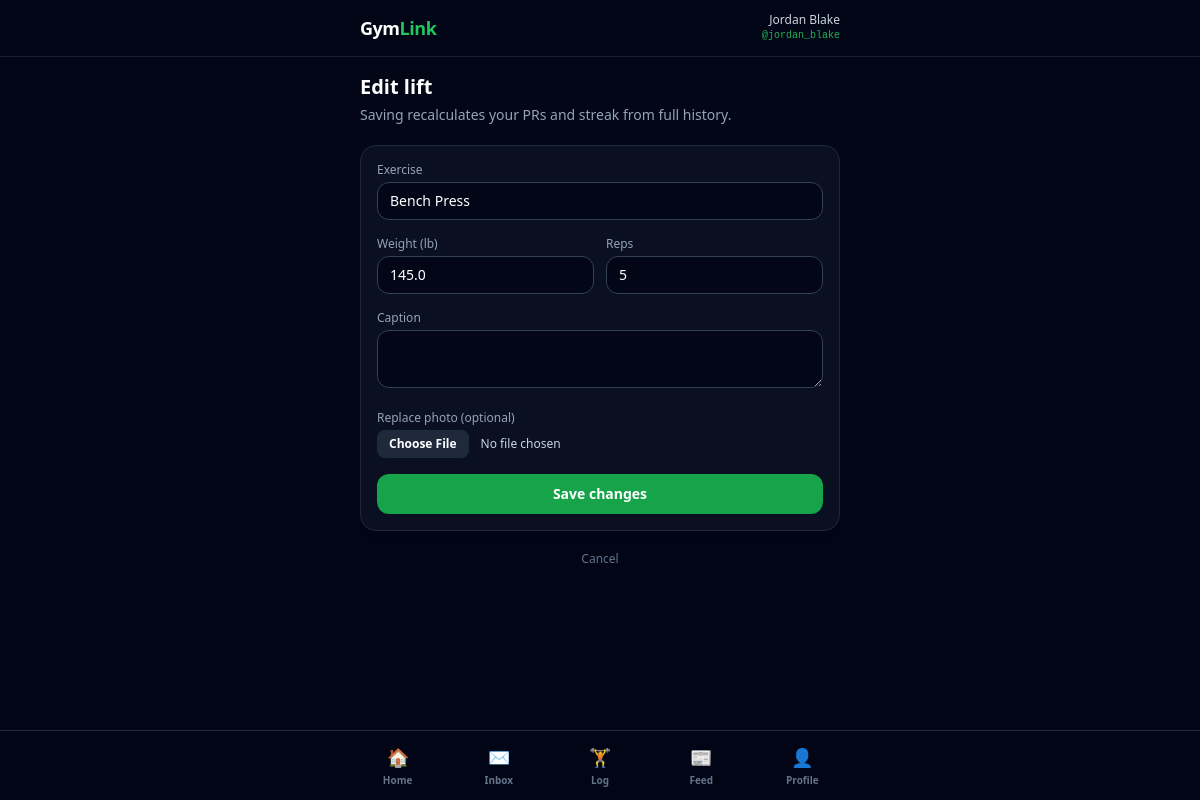
/workouts/1/edit (signed in), run on the app's committed database.
### models.py (models this page shows, shortened)
class User(UserMixin, db.Model):
    __tablename__ = "users"
    id = db.Column(db.Integer, primary_key=True)
    name = db.Column(db.String(120), nullable=False)
    username = db.Column(db.String(80), unique=True, nullable=False, index=True)
    email = db.Column(db.String(255), unique=True, nullable=False, index=True)
    password_hash = db.Column(db.String(255), nullable=False)
    photo_url = db.Column(db.String(512), nullable=True)
    workout_style = db.Column(db.String(64), nullable=True)
    goals = db.Column(db.String(512), nullable=True)
    school = db.Column(db.String(200), nullable=True, index=True)
    school_email = db.Column(db.String(255), nullable=True, index=True)
    workout_split = db.Column(db.Text, nullable=True)
    home_gym_id = db.Column(db.Integer, db.ForeignKey("gyms.id"), nullable=True, index=True)
    workout_days = db.Column(db.String(64), nullable=True)  # JSON list of weekday ints 0=Mon..6=Sun
    goal_weight_lbs = db.Column(db.Float, nullable=True)
    public_show_streak_stats = db.Column(db.Boolean, nullable=False, default=True)
    public_show_pr_highlights = db.Column(db.Boolean, nullable=False, default=True)
    public_show_profile_fields = db.Column(db.Boolean, nullable=False, default=True)
    home_gym = db.relationship("Gym", foreign_keys=[home_gym_id])
    check_ins = db.relationship("CheckIn", backref="user", lazy="dynamic")
    workouts = db.relationship("Workout", backref="user", lazy="dynamic")
    weight_logs = db.relationship("WeightLog", backref="user", lazy="dynamic")
    goals_rel = db.relationship("Goal", backref="user", lazy="dynamic")
    personal_records = db.relationship("PersonalRecord", backref="user", lazy="dynamic")
    streak_row = db.relationship(
        "Streak",
        backref="user",
        uselist=False,
        lazy="joined",
    )
    swipes_sent = db.relationship(
        "Swipe",
        foreign_keys="Swipe.swiper_id",
        backref="swiper",
        lazy="dynamic",
    )
    swipes_received = db.relationship(
        "Swipe",
        foreign_keys="Swipe.swipee_id",
        backref="swipee",
        lazy="dynamic",
    )

class Workout(db.Model):
    __tablename__ = "workouts"
    id = db.Column(db.Integer, primary_key=True)
    user_id = db.Column(db.Integer, db.ForeignKey("users.id"), nullable=False, index=True)
    exercise_name = db.Column(db.String(120), nullable=False, index=True)
    weight_lbs = db.Column(db.Float, nullable=False)
    reps = db.Column(db.Integer, nullable=False)
    logged_at = db.Column(db.DateTime, default=utcnow, nullable=False)
    caption = db.Column(db.Text, nullable=True)
    photo_path = db.Column(db.String(512), nullable=True)
    is_pr_session = db.Column(db.Boolean, nullable=False, default=False)
    is_rest_day = db.Column(db.Boolean, nullable=False, default=False)

### routes/workouts.py (the view, shortened to what this page needs)
@bp.route("/<int:workout_id>/edit", methods=["GET", "POST"])
@login_required
def edit_workout(workout_id: int):
    w = Workout.query.filter_by(id=workout_id, user_id=current_user.id).first()
    if not w or w.is_rest_day:
        abort(404)
    return render_template("edit_workout.html", workout=w)

### models.py (called while the page is built)
@login_manager.user_loader
def load_user(user_id):
    return db.session.get(User, int(user_id))

### templates/edit_workout.html (shortened to what this page needs)
{% extends "base.html" %}
{% block content %}
<div class="space-y-5">
  <div>
    <h1 class="text-xl font-bold text-white">Edit lift</h1>
    <p class="mt-1 text-sm text-slate-400">Saving recalculates your PRs and streak from full history.</p>
  </div>
  <form method="post" enctype="multipart/form-data" class="space-y-4 rounded-2xl border border-slate-800 bg-slate-900/60 p-4 shadow-xl">
    <div>
      <label class="block text-xs font-medium text-slate-400" for="exercise_name">Exercise</label>
      <input id="exercise_name" name="exercise_name" required maxlength="120" value="{{ workout.exercise_name }}"
        class="mt-1 w-full rounded-xl border border-slate-700 bg-slate-950 px-3 py-2 text-sm text-white outline-none ring-brand-500 focus:border-brand-500 focus:ring-2">
    </div>
    <div class="grid grid-cols-2 gap-3">
      <div>
        <label class="block text-xs font-medium text-slate-400" for="weight_lbs">Weight (lb)</label>
        <input id="weight_lbs" name="weight_lbs" inputmode="decimal" required value="{{ workout.weight_lbs }}"
          class="mt-1 w-full rounded-xl border border-slate-700 bg-slate-950 px-3 py-2 text-sm text-white outline-none ring-brand-500 focus:border-brand-500 focus:ring-2">
      </div>
      <div>
        <label class="block text-xs font-medium text-slate-400" for="reps">Reps</label>
        <input id="reps" name="reps" inputmode="numeric" type="number" min="1" step="1" required value="{{ workout.reps }}"
          class="mt-1 w-full rounded-xl border border-slate-700 bg-slate-950 px-3 py-2 text-sm text-white outline-none ring-brand-500 focus:border-brand-500 focus:ring-2">
      </div>
    </div>
    <div>
      <label class="block text-xs font-medium text-slate-400" for="caption">Caption</label>
      <textarea id="caption" name="caption" rows="2" maxlength="2000"
        class="mt-1 w-full rounded-xl border border-slate-700 bg-slate-950 px-3 py-2 text-sm text-white outline-none ring-brand-500 focus:border-brand-500 focus:ring-2">{{ workout.caption or '' }}</textarea>
    </div>
    <div>
      <label class="block text-xs font-medium text-slate-400" for="photo">Replace photo (optional)</label>
      <input id="photo" name="photo" type="file" accept="image/*"
        class="mt-1 block w-full text-xs text-slate-300 file:mr-3 file:rounded-lg file:border-0 file:bg-slate-800 file:px-3 file:py-1.5 file:text-xs file:font-semibold file:text-white">
    </div>
    <button type="submit" class="w-full rounded-xl bg-brand-600 px-4 py-2.5 text-sm font-semibold text-white hover:bg-brand-500">Save changes</button>
  </form>
  <p class="text-center text-xs">
    <a href="{{ url_for('social.feed') }}" class="text-slate-500 hover:text-slate-300">Cancel</a>
  </p>
</div>
{% endblock %}

### templates/base.html (shortened to what this page needs)
<!DOCTYPE html>
<html lang="en" class="h-full">
<head>
  <script src="https://cdn.tailwindcss.com"></script>
</head>
<body class="flex h-dvh flex-col overflow-hidden bg-slate-950 text-slate-100 antialiased"
  {% if current_user.is_authenticated %}data-workout-days="{{ (current_user.workout_days or '[]')|e }}"{% endif %}>
  <div class="flex min-h-0 flex-1 flex-col">
    <header class="shrink-0 border-b border-slate-800/80 bg-slate-950/90 backdrop-blur">
      <div class="mx-auto flex max-w-lg items-center justify-between px-4 py-3">
        <a href="{{ url_for('leaderboard.home') }}" class="text-lg font-semibold tracking-tight text-white">
          Gym<span class="text-brand-500">Link</span>
        </a>
        {% if current_user.is_authenticated %}
        <span class="max-w-[55%] truncate text-right text-xs text-slate-400">
          <span class="text-slate-300">{{ current_user.name }}</span>
          <span class="block font-mono text-[10px] text-brand-500/90">@{{ current_user.username }}</span>
        </span>
        {% endif %}
      </div>
    </header>
    <main class="mx-auto min-h-0 w-full max-w-lg flex-1 overflow-y-auto overflow-x-hidden overscroll-y-contain px-4 py-4 pb-28">
      {% block content %}{% endblock %}
    </main>
  </div>
  {% if current_user.is_authenticated %}
  {% set nav_inbox = request.endpoint in ('inbox.inbox_home', 'social.match_thread', 'social.groups_home', 'social.groups_new', 'social.group_thread') %}
  <nav class="fixed bottom-0 inset-x-0 z-40 border-t border-slate-800 bg-slate-950/95 pb-[env(safe-area-inset-bottom)] backdrop-blur">
    <div class="mx-auto flex max-w-lg items-stretch justify-between gap-0.5 px-1 py-2 text-[9px] font-semibold text-slate-500 sm:text-[10px]">
      <a href="{{ url_for('leaderboard.home') }}" class="flex min-w-0 flex-1 flex-col items-center gap-0.5 rounded-lg px-1 py-1 hover:bg-slate-900 {% if request.endpoint == 'leaderboard.home' %}text-brand-500{% endif %}">
        <span class="text-base leading-none sm:text-lg">🏠</span>
        <span class="truncate">Home</span>
      </a>
      <a href="{{ url_for('inbox.inbox_home') }}" class="relative flex min-w-0 flex-1 flex-col items-center gap-0.5 rounded-lg px-1 py-1 hover:bg-slate-900 {% if nav_inbox %}text-brand-500{% endif %}">
        <span class="text-base leading-none sm:text-lg">✉️</span>
        <span class="truncate">Inbox</span>
      </a>
      <a href="{{ url_for('workouts.log_workout') }}" class="flex min-w-0 flex-1 flex-col items-center gap-0.5 rounded-lg px-1 py-1 hover:bg-slate-900 {% if request.endpoint == 'workouts.log_workout' %}text-brand-500{% endif %}">
        <span class="text-base leading-none sm:text-lg">🏋️</span>
        <span class="truncate">Log</span>
      </a>
      <a href="{{ url_for('social.feed') }}" class="flex min-w-0 flex-1 flex-col items-center gap-0.5 rounded-lg px-1 py-1 hover:bg-slate-900 {% if request.endpoint == 'social.feed' %}text-brand-500{% endif %}">
        <span class="text-base leading-none sm:text-lg">📰</span>
        <span class="truncate">Feed</span>
      </a>
      <a href="{{ url_for('social.profile') }}" class="flex min-w-0 flex-1 flex-col items-center gap-0.5 rounded-lg px-1 py-1 hover:bg-slate-900 {% if request.endpoint == 'social.profile' %}text-brand-500{% endif %}">
        <span class="text-base leading-none sm:text-lg">👤</span>
        <span class="truncate">Profile</span>
      </a>
    </div>
  </nav>
  {% endif %}
</body>
</html>

### data on the page
User: name "Jordan Blake", username "jordan_blake"
Workout: exercise_name "Bench Press", weight_lbs "145.0", reps "5"
